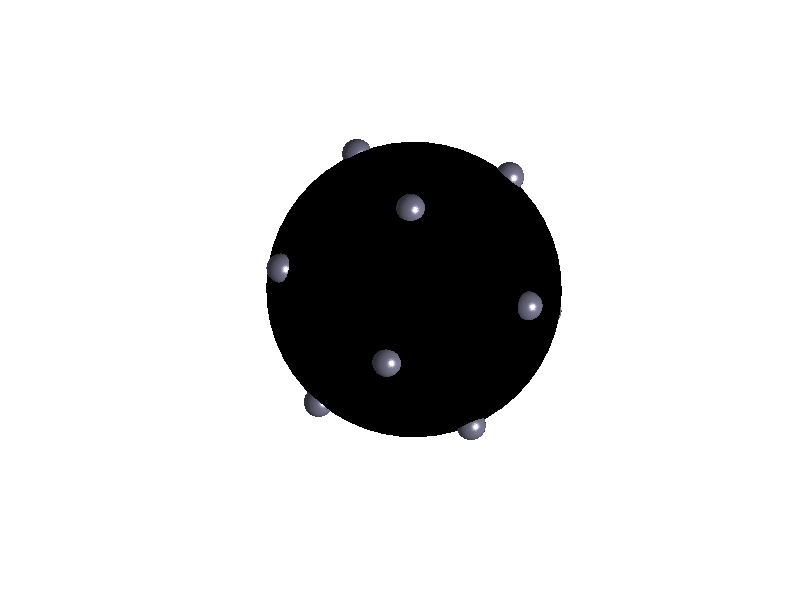

The MATLAB source for this figure:
% OS Magnets, sent by Professor Peck
%
clear all; close all
[X,Y,Z]=sphere(50);
%
% Generate sphere centers with fancy math
A=[ 0 1 1 1 1 1; 1 0 1 -1 -1 1; 1 1 0 1 -1 -1; 1 -1 1 0 1 -1; 1 -1 -1 1 0 1; 1 1 -1 -1 1 0];
NA=null(A+sqrt(5)*eye(6)).';
VX=[NA -NA]/norm(NA(:,1));
spherescale=0.1;
for i=1:size(VX,2),
    XX(i,1:size(X,1),1:size(X,2))=spherescale*X+VX(1,i);
    YY(i,1:size(Y,1),1:size(Y,2))=spherescale*Y+VX(2,i);
    ZZ(i,1:size(Z,1),1:size(Z,2))=spherescale*Z+VX(3,i);
end    
%
figure(1)
clf
plot3(VX(1,:),VX(2,:),VX(3,:),'r*')
hold on
for i=1:size(VX,2),
    g(i)=surf(squeeze(XX(i,:,:)),squeeze(YY(i,:,:)),squeeze(ZZ(i,:,:)));
end
g0=surf(X,Y,Z);
%
colormap jet
shading interp
set(g0,'facecolor',[0 0 0])
set(g0,'specularcolorreflectance',0)
%
for i=1:size(VX,2),
    set(g(i),'facecolor',[.5 .5 .6]);
end    
l1=light;
%
axis('equal')
% xlabel('x')
% ylabel('y')
% zlabel('z')
set(gcf,'color','w')
set(gca,'xcolor','w')
set(gca,'ycolor','w')
set(gca,'zcolor','w')
set(gca,'view',[30.5 76])
